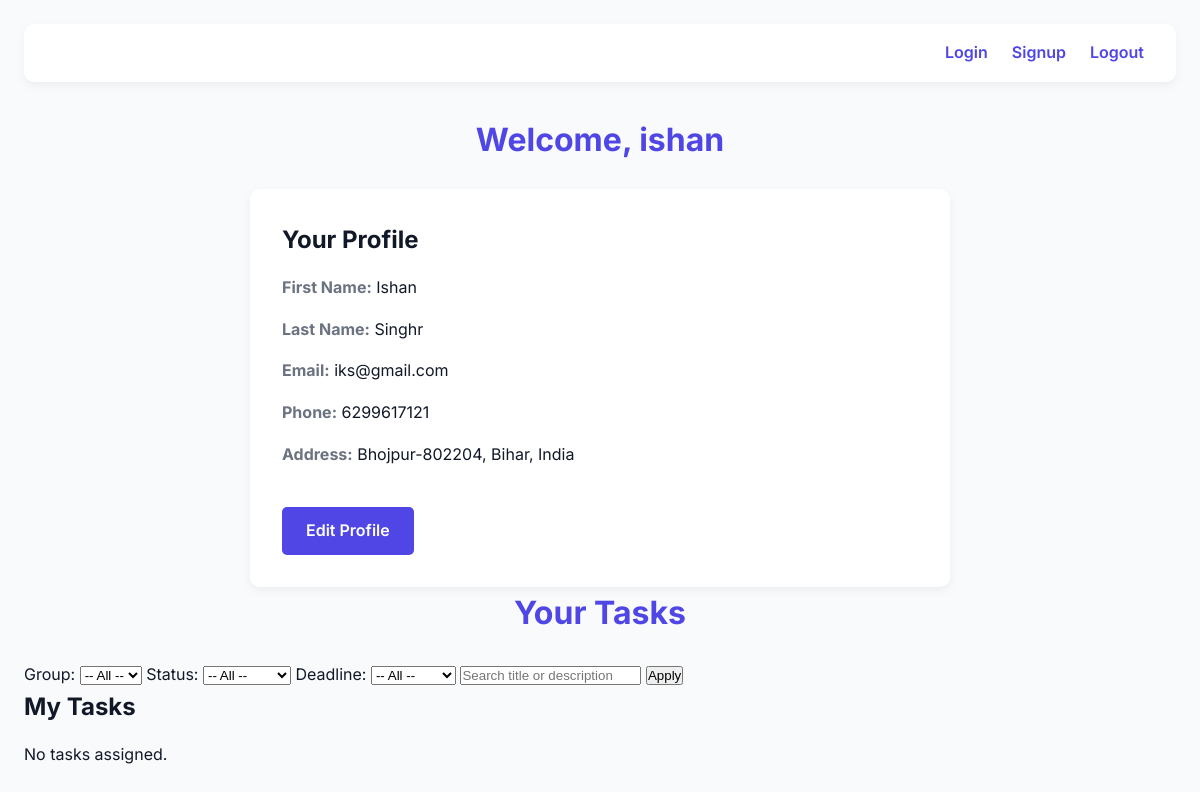
The page /dashboard/ (signed in) on the database its author committed.
### app/models.py (models this page shows, shortened)
class Profile(models.Model):
    user=models.OneToOneField(User,on_delete=models.CASCADE)
    firstname=models.CharField(max_length=20)
    lastname=models.CharField(max_length=20)
    email=models.EmailField()
    phone=models.IntegerField(blank=True,null=True)
    address=models.CharField(max_length=100,blank=True)

### app/views.py (the view)
# urls.py: path('dashboard/',dashboard_view,name='dashboard'),
def dashboard_view(request):
    profile, created = Profile.objects.get_or_create(user=request.user)
    tasks=Task.objects.filter(assigned_to=request.user).select_related('group')
    group_id=request.GET.get('group')
    is_completed=request.GET.get('completed')
    due=request.GET.get('due')
    search=request.GET.get('search')
    if group_id:
        tasks=tasks.filter(group_id=group_id)
    if is_completed=='yes':
        tasks=tasks.filter(is_completed=True)
    elif is_completed=='no':
        tasks=tasks.filter(is_completed=False)
    if due=='today':
        today=timezone.now().date()
        tasks=tasks.filter(deadline=today)
    elif due=='this_week':
        today=timezone.now().date()
        week_end=today+timedelta(days=7)
        tasks=tasks.filter(deadline__range=[today,week_end])
    groups=Group.objects.filter(members=request.user)
    return render(request,'dashboard.html',{ 'profile_detail':profile,'tasks':tasks,'filter_values':{
        'group':group_id,
        'completed':is_completed,
         'due':due,
            'search':search   }})

### app/templates/dashboard.html (shortened to what this page needs)
{% load static %}
<!DOCTYPE html>
<html lang="en">
<head>
    <link rel="stylesheet" href="{% static 'style1.css' %}">
</head>
<body>
    <nav>
        <a href="/login/">Login</a>
        <a href="/signup/">Signup</a>
        <a href="/logout/">Logout</a>
    </nav>
    <h2>Welcome, {{ request.user.username }}</h2>
    <div class="profile-container">
        <h3>Your Profile</h3>
        <ul>
            <li><strong>First Name:</strong> {{ profile_detail.firstname }}</li>
            <li><strong>Last Name:</strong> {{ profile_detail.lastname }}</li>
            <li><strong>Email:</strong> {{ profile_detail.email }}</li>
            <li><strong>Phone:</strong> {{ profile_detail.phone }}</li>
            <li><strong>Address:</strong> {{ profile_detail.address }}</li>
            <a href="{% url 'profile_edit' %}">Edit Profile</a>
        </ul>
    </div>
    <h2>Your Tasks</h2>
<form method="get">
    <label>Group:</label>
    <select name="group">
        <option value="">-- All --</option>
    </select>
    <label>Status:</label>
    <select name="completed">
        <option value="">-- All --</option>
    </select>
    <label>Deadline:</label>
    <select name="due">
        <option value="">-- All --</option>
    </select>
    <input type="text" name="search" placeholder="Search title or description"
           value="{{ filter_values.search|default_if_none:'' }}" />
    <button type="submit">Apply</button>
</form>
    <h3>My Tasks</h3>
    {% for task in tasks %}
        <hr>
        <strong>{{ task.title }}</strong><br>
        {{ task.description }}<br>
        Deadline: {{ task.deadline }}<br>
        Status: {% if task.is_completed %}✅ Completed{% else %}❌ Pending{% endif %}<br>
        {% if not task.is_completed %}
            <a href="/update-task/{{ task.id }}/">Submit Work</a>
        {% endif %}
    {% empty %}
        No tasks assigned.
    {% endfor %}
</body>
</html>

### app/static/style1.css (style rules this page uses)
:root { --primary-color: #4f46e5; --secondary-color: #f9fafb; --text-color: #111827; --muted-color: #6b7280; --bg-color: #ffffff; --card-shadow: 0 4px 10px rgba(0, 0, 0, 0.05); --border-radius: 10px; }
* { margin: 0; padding: 0; box-sizing: border-box; }
body { font-family: 'Inter', sans-serif; background-color: var(--secondary-color); color: var(--text-color); line-height: 1.6; padding: 1.5rem; }
nav { background-color: var(--bg-color); padding: 1rem 2rem; border-radius: var(--border-radius); display: flex; justify-content: flex-end; gap: 1.5rem; box-shadow: var(--card-shadow); margin-bottom: 2rem; }
nav a { text-decoration: none; color: var(--primary-color); font-weight: 600; transition: color 0.2s ease; }
h2 { text-align: center; margin-bottom: 1.5rem; font-size: 2rem; color: var(--primary-color); }
h3 { font-size: 1.5rem; margin-bottom: 1rem; }
.profile-container { max-width: 700px; margin: 0 auto; background-color: var(--bg-color); padding: 2rem; border-radius: var(--border-radius); box-shadow: var(--card-shadow); }
.profile-container ul { list-style: none; }
.profile-container li { margin-bottom: 1rem; font-size: 1rem; }
.profile-container strong { color: var(--muted-color); }
.profile-container a { display: inline-block; margin-top: 1.5rem; padding: 0.7rem 1.5rem; background-color: var(--primary-color); color: #fff; border-radius: 5px; text-decoration: none; font-weight: 600; transition: background-color 0.3s ease; }

### rows shown on the page
Profile: firstname "Ishan", lastname "Singhr", email "iks@gmail.com", phone "6299617121", address "Bhojpur-802204, Bihar, India"

### other values the page prints
{{ request.user.username }} "ishan"
